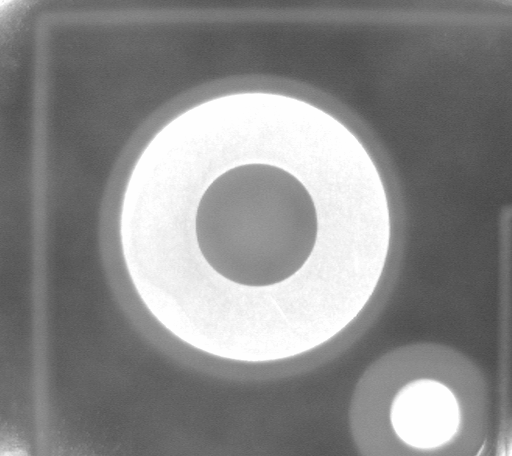
//> input picture exp8/Natural Image Dataset/21.bmp, 512 x 456 px, given in place of jpg.jpg, which was not available
$ ./exp2   (built with g++ and OpenCV 4)
//> lines starting //> are read from the running program, lines starting //| are printed output that depends on the picture; after the words box and inside, x2 and y2 are one past the last pixel; in counts of white or black regions, pixels touching at a corner belong together; pictures that were not available may be replaced by others from this repository, and a replacement may not be noted
#include <opencv2/opencv.hpp>
#include <string>
#include <cmath>
using namespace std;
using namespace cv;

Mat img1, img2;
int contrast;

// 调整对比度
void change_contrast(int, void*)
{
	for (int y = 0; y < img1.rows; ++y)
	{
		for (int x = 0; x < img1.cols; ++x)
		{
			for (int c = 0; c < 3; ++c)
			{
				img2.at<Vec3b>(y, x)[c] = saturate_cast<uchar>(255 / (1 + exp((127 - img1.at<Vec3b>(y, x)[c]) * (contrast + 20.0) / 4000)));
			}
		}
	}
	imshow("origin-img", img1);
	imshow("new-img", img2);
}

// 实验2.1
void exp1()
{
	string path = "C:/Users/20181014/Desktop/jpg.jpg";
	namedWindow("origin-img", WINDOW_AUTOSIZE);
	namedWindow("new-img", WINDOW_AUTOSIZE);
	img1 = imread(path, -1);
//> img1 is the input picture: 456 rows x 512 cols, CV_8UC1; min 71, max 254, mean 137.8
	imshow("origin-img", img1);
 	img2 = Mat(img1.size(), img1.type());
	img2 = 0;
	// 设定初始值
	contrast = 50;
	// 添加slider
	createTrackbar("对比度", "new-img", &contrast, 100, change_contrast);
	// 交互调整
	change_contrast(contrast, 0);
//> after the loop in change_contrast, `for (int y = 0; y < img1.rows; ++y)`:
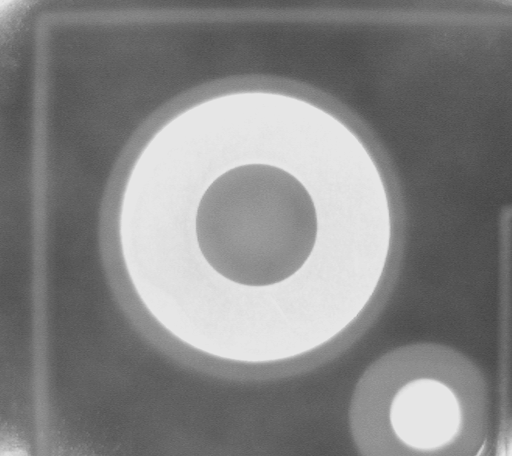
//> img2: 456 rows x 512 cols, CV_8UC1; min 70, max 230, mean 132.8
}

// 背景相减
void background_subtract(Mat imgI, Mat imgB, int threshold)
{
	Mat img = Mat(imgI.size(), imgI.type());
	img = 0;
	for (int y = 0; y < imgI.rows; ++y)
	{
		for (int x = 0; x < imgI.cols; ++x)
		{
			int diff = 0;
			for (int c = 0; c < 3; ++c)
			{
				auto tmp = imgI.at<Vec3b>(y, x)[c] - imgB.at<Vec3b>(y, x)[c];
				diff += tmp * tmp;
			}
			int color;
			// 大于阈值设为白否则为黑
			if (diff > threshold) color = 255;
			else color = 0;

			for (int c = 0; c < 3; ++c)
			{
				img.at<Vec3b>(y, x)[c] = saturate_cast<uchar>(color);
			}
		}
	}
	imshow("img" + to_string(threshold), img);
}

// 实验2.2
void exp2()
{
	string path0 = "C:/Users/20181014/Desktop/CV/exp/exp2/bgs-data/";
	string pathI = "13.jpg", pathB = "13_bg.jpg";
	Mat imgI = imread(path0 + pathI, -1);
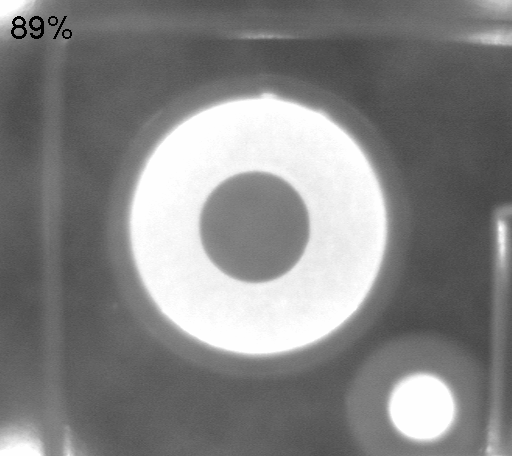
//> input picture exp8/Natural Image Dataset/13.bmp, 512 x 456 px, given in place of 13.jpg, which was not available
//> imgI is the input picture: 456 rows x 512 cols, CV_8UC1; min 0, max 254, mean 131.4
	Mat imgB = imread(path0 + pathB, -1);
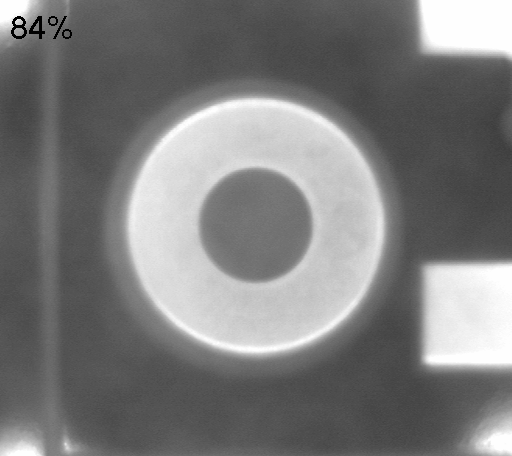
//> input picture exp8/Natural Image Dataset/25.bmp, 512 x 456 px, given in place of 13_bg.jpg, which was not available
//> imgB is the input picture: 456 rows x 512 cols, CV_8UC1; min 0, max 254, mean 123.6
	imshow("imgI", imgI);
	imshow("imgB", imgB);
	// 尝试多个阈值
	for (int i = 2; i <= 8; ++i)
	{
		background_subtract(imgI, imgB, 1000 * i);
	}
//> this loop made 7 passes
//> pass 1, in background_subtract, `imshow("img" + to_string(threshold), img);`:
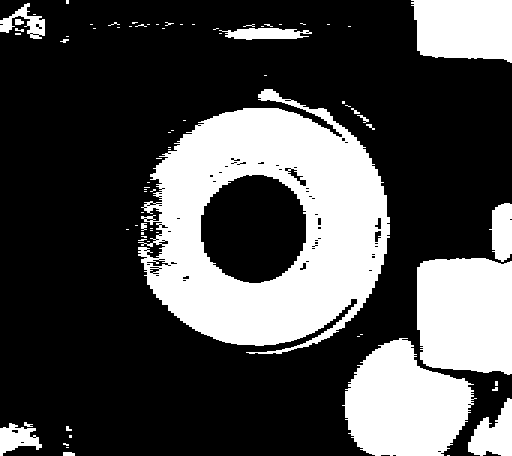
//> window 'img2000': 456 rows x 512 cols, CV_8UC1; 29.9% white; 77 white regions (58 under 20 px), largest, box (x1, y1, x2, y2) and area: (138, 89, 390, 354) 37659, (342, 338, 477, 456) 10815, (417, 258, 512, 375) 10300
//> pass 2, in background_subtract (call 2), `imshow("img" + to_string(threshold), img);`:
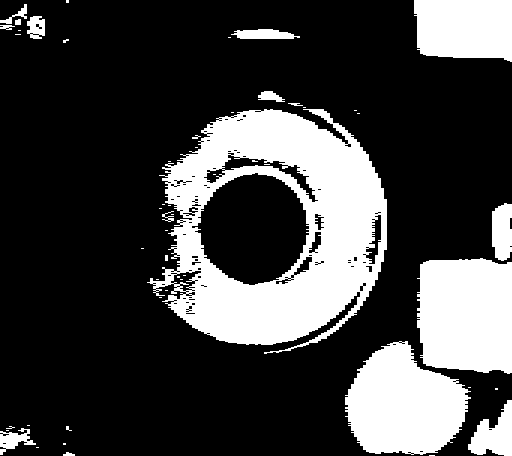
//> window 'img3000': 456 rows x 512 cols, CV_8UC1; 25.9% white; 53 white regions (37 under 20 px), largest, box (x1, y1, x2, y2) and area: (147, 109, 387, 354) 30723, (417, 258, 512, 374) 10035, (345, 341, 471, 455) 9900
}

int main()
{
	exp1();
	exp2();

	waitKey();
	return 0;
}
